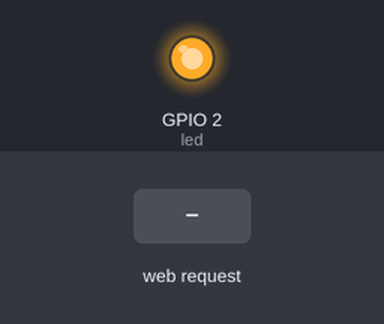
Bench run of a sketch on a simulated ESP8266 (NodeMCU). Shown: output pins drawn as LEDs (lit = HIGH). The inputs (shaded band) are chosen by the test bench. WiFi joins after 1.5 s; servers stay silent unless stated; storage starts empty; what the sketch prints to the serial monitor is not drawn.

Above: at 2.7 s.
2.8 s: HTTP request GET /led5_on received
At 4.0 s:
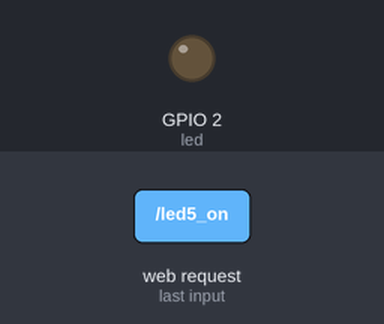
4.3 s: HTTP request GET /led5_off received
At 5.2 s:
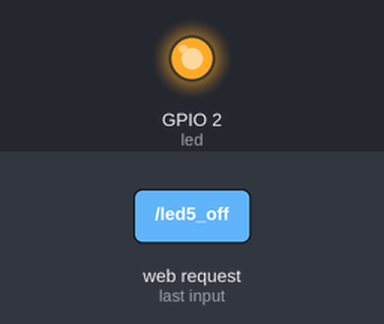
Timing chart, 0 to 7.3 s (numbered marks = the images above; inputs shaded):
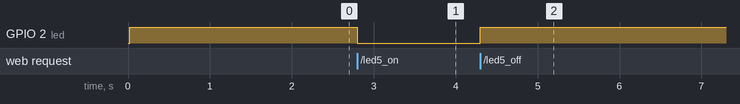

Measured:
- after the input at 2.8 s, GPIO 2 (led): HIGH → LOW at once
- after the input at 4.3 s, GPIO 2 (led): LOW → HIGH at once

The sketch:

sketch_may3a.ino
```cpp
#include <Arduino.h>
#include <FS.h>
#include <ESP8266WiFi.h>
#include <WiFiClient.h>
#include <ESP8266WebServer.h>

#define led 2

const char* ssid = "################";
const char* password = "#############";

String webPage = "";
String stylePage = "";
String scriptPage = "";

ESP8266WebServer server(80);

void handleRoot() {
  server.send(200, "text/html", webPage);
}

void handle_led_on(){
  digitalWrite(led, LOW);
}

void handle_led_off(){
  digitalWrite(led, HIGH);
}

void handleRootS(){
  server.send(200, "text/css", stylePage);
}

void handleRootJS(){
  server.send(200, "text/javascript", scriptPage);
}

void readFile(void) {
  //Faz a leitura do arquivo HTML
  File rFile = SPIFFS.open("/index.html","r");
  Serial.println("Lendo arquivo HTML...");
  webPage = rFile.readString();
  Serial.println(webPage);
  rFile.close();
}

void readFileS(void){
  File rFile = SPIFFS.open("/style.css","r");
  Serial.println("Lendo arquivo css...");
  stylePage = rFile.readString();
  Serial.println(stylePage);
  rFile.close();
}

void readFileJS(void){
  File rFile = SPIFFS.open("/script.js","r");
  Serial.println("Lendo arquivo script...");
  scriptPage = rFile.readString();
  Serial.println(scriptPage);
  rFile.close();
}

void setup() {
  Serial.begin(9600);
  SPIFFS.begin();

  pinMode(led, OUTPUT);

  digitalWrite(led, HIGH);

  if(SPIFFS.exists("/index.html"))
  {
    Serial.println("\n\nfile exists!");
  }
  else Serial.println("\n\nNo File :(");

  readFile();
  readFileS();
  readFileJS();

  WiFi.begin(ssid, password);
  // Wait for connection
  while (WiFi.status() != WL_CONNECTED) {
    delay(500);
    Serial.print(".");
  }
  Serial.println("");
  Serial.print("Connected to ");
  Serial.println(ssid);
  Serial.print("IP address: ");
  Serial.println(WiFi.localIP());

  server.on("/", handleRoot);
  server.on("/style.css", handleRootS);
  server.on("/script.js", handleRootJS);
  server.on("/led5_on", handle_led_on);
  server.on("/led5_off", handle_led_off);

  server.begin();
}

void loop() {
    server.handleClient();
}


/*
#include <ESP8266WiFi.h>

// Nome do seu wifi
const char* ssid = "A&MLuans";

// Senha do seu wifi
const char* password = "a&mluans000408";

// Porta de comunicacao (normalmente se utiliza a 80 ou 8080)
WiFiServer server(80);

void setup() {
  // Para o node mcu esp8266 a velocidade do monitor serial e 115200
  Serial.begin(9600);
  delay(10);

  pinMode(2, OUTPUT);
  digitalWrite(2, 1);

  // Mostra no monitor serial informacoes de conexao da rede
  Serial.println();
  Serial.println();
  Serial.print("conectando em ");
  Serial.println(ssid);

  // Inicializando a conexao
  WiFi.begin(ssid, password);

   Enquanto nao conseguir conectar
    imprime um ponto na tela (dá a ideia de que esta carregando)

  while (WiFi.status() != WL_CONNECTED) {
    delay(500);
    Serial.print(".");
  }

  Serial.println("");
  Serial.println("WiFi connectado");

  // Inicializa o servidor (nesse caso o proprio esp8266)
  server.begin();
  Serial.println("Servidor inicializado");

  // Mostra o IP do servidor
  Serial.println(WiFi.localIP());
}

void loop() {

  // Guarda o status do servidor
  WiFiClient client = server.available();
  if ( ! client) {
    return;
  }

  // Quando estiver alguem acessando
  Serial.println("novo cliente");

  // Enquanto nao tiver cliente
  while ( ! client.available()) {
    delay(1);
  }

  // Lê caracteres do buffer serial
  String req = client.readStringUntil('\r');
  Serial.println(req);
  client.flush();

  // Verifica se existe a substring led5_on
  if (req.indexOf("led5_on") != -1) {
    digitalWrite(2, 0);
    Serial.println(req.indexOf("led5_on"));

  } else if (req.indexOf("led5_off") != -1) {
    digitalWrite(2, 1);
    Serial.println(req.indexOf("led5_off"));
  }

  Serial.println("Cliente desconectado");
}


#include <FS.h>
#include <ESP8266WiFi.h>
#include <WiFiClient.h>
#include <ESP8266WebServer.h>

#define led 2

int teste = 2;

const char* ssid = "A&MLuans";
const char* password = "a&mluans000408";

String webPage = "";
String stylePage = "";

ESP8266WebServer server(80);

void handleRoot() {
  teste++;
  char body[webPage.length() + 1];
  strcpy(body, webPage.c_str());
  sprintf(body, body, teste);
  server.send(200, "text/html", body);
}

void handle_led_on(){
  digitalWrite(led, LOW);
}

void handle_led_off(){
  digitalWrite(led, HIGH);
}

void handleRootS(){
  server.send(200, "text/css", stylePage);
}

void readFile(void) {
  //Faz a leitura do arquivo HTML
  File rFile = SPIFFS.open("/index.html","r");
  Serial.println("Lendo arquivo HTML...");
  webPage = rFile.readString();
  Serial.println(webPage);
  rFile.close();
}

void readFileS(void){
  File rFile = SPIFFS.open("/style.css","r");
  Serial.println("Lendo arquivo css...");
  stylePage = rFile.readString();
  Serial.println(stylePage);
  rFile.close();
}

void setup() {
  Serial.begin(9600);
  SPIFFS.begin();

  pinMode(led, OUTPUT);

  if(SPIFFS.exists("/index.html"))
  {
    Serial.println("\n\nfile exists!");
  }
  else Serial.println("\n\nNo File :(");

  readFile();
  readFileS();

  WiFi.begin(ssid, password);
  // Wait for connection
  while (WiFi.status() != WL_CONNECTED) {
    delay(500);
    Serial.print(".");
  }
  Serial.println("");
  Serial.print("Connected to ");
  Serial.println(ssid);
  Serial.print("IP address: ");
  Serial.println(WiFi.localIP());

  server.on("/", handleRoot);
  server.on("/style.css", handleRootS);
  server.on("/led/on", handle_led_on);
  server.on("/led/off", handle_led_off);

  server.begin();
}

void loop() {
  while(true){
    server.handleClient();
    delay(1000);
  }
}

*******************************************************
 * CANAL INTERNET E COISAS
 * ESP8266 - Utilizacao do SPIFFS
 * 03/2018 - Andre Michelon


// Bibliotecas
#include <FS.h>
#include <ESP8266WiFi.h>
#include <WiFiClient.h>
#include <ESP8266WebServer.h>

const char* ssid = "A&MLuans";
const char* password = "a&mluans000408";

String webPage = "";

ESP8266WebServer server(80);

void handleRoot(){
  server.send(200, "text/html", webPage);
}

void readFile(void){
  //Faz a leitura do html
  File rFile = SPIFFS.open("/index.html", "r");
  Serial.println("Lendo arquivo HTML...");
  webPage = rFile.readString();
  Serial.println(webPage);
  rFile.close();
}

void setup(){
  Serial.begin(115200);

  // --- Inicializando SPIFSS ---
  Serial.println("\nInicializando SPIFSS ---------------------");
  if (SPIFFS.begin()) {
    Serial.println("Ok");
  } else {
    Serial.println("Falha");
    while(true);
  }

  if(SPIFFS.exists("/index.html")){
    Serial.println("\n\nArquivo existente!");

  }else{
     Serial.println("\n\nArquivo não existente!");
  }

  readFile();

  WiFi.begin(ssid, password);

  while(WiFi.status() != WL_CONNECTED){
    delay(500);
    Serial.print(".");
  }

  Serial.println("");
  Serial.println("Conectado a: ");
  Serial.print(ssid);
  Serial.println("Endereço Ip: ");
  Serial.print(WiFi.localIP());

  server.on("/", handleRoot);
  server.begin();

}

void loop() {
  server.handleClient();
}

*/
```
